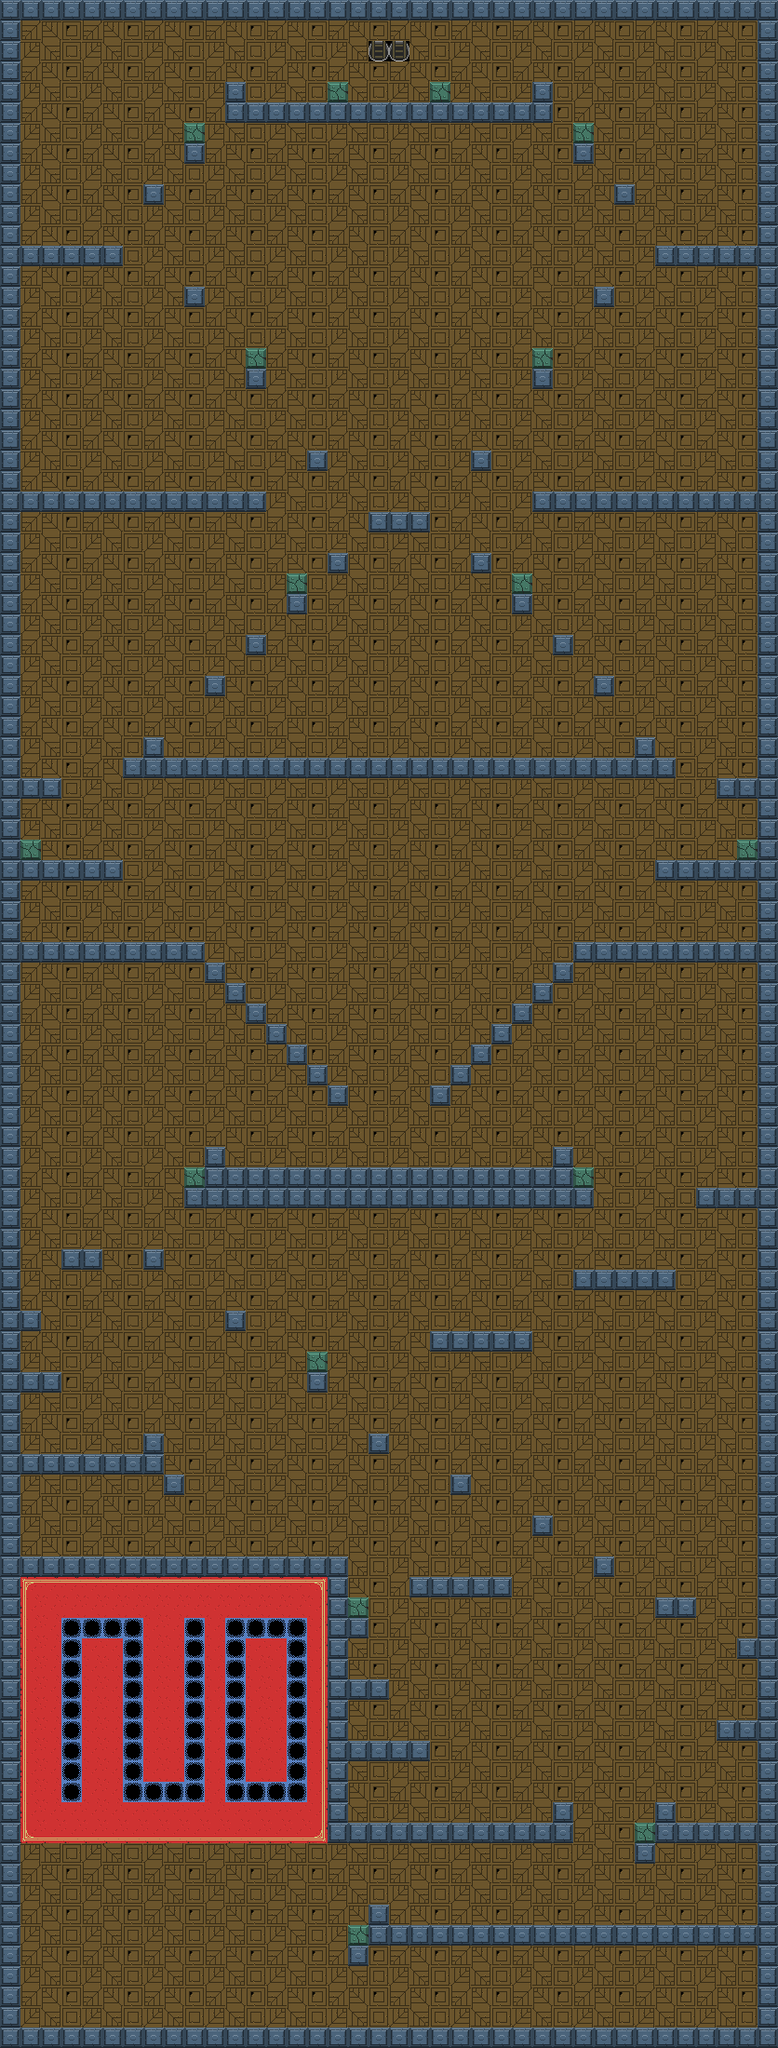

Rendered tile map (Tiled .tmx) drawn with the repository's tilesets; below, a short description and the map source with its tile grids summarised:
An orthogonal 38x100 tile map with 22x22 px tiles, 4 tile layers (background, decoration, ground, coins) and 129 objects.

<map version="1.0" orientation="orthogonal" renderorder="right-down" width="38" height="100" tilewidth="22" tileheight="22" nextobjectid="151">
 <tileset firstgid="1" name="687474703a2f2f692e696d6775722e636f6d2f6856694b67416e2e706e67" tilewidth="22" tileheight="22" spacing="2" margin="25" tilecount="2255" columns="55">
  <image source="687474703a2f2f692e696d6775722e636f6d2f6856694b67416e2e706e67.png" width="1366" height="1007" />
  <tile id="216">
   <animation>
    <frame tileid="216" duration="100" />
    <frame tileid="218" duration="100" />
   </animation>
  </tile>
  <tile id="218">
   <animation>
    <frame tileid="216" duration="100" />
    <frame tileid="218" duration="100" />
   </animation>
  </tile>
  <tile id="551">
   <animation>
    <frame tileid="216" duration="100" />
    <frame tileid="218" duration="100" />
   </animation>
  </tile>
 </tileset>
 <layer name="background" width="38" height="100">
  <data>[3800 cells, 3800 non-empty, 7 distinct tile ids]</data>
 </layer>
 <layer name="decoration" width="38" height="100">
  <data>[3800 cells, 195 non-empty, 10 distinct tile ids]</data>
 </layer>
 <layer name="ground" width="38" height="100">
  <data>[3800 cells, 579 non-empty, 1 distinct tile ids]</data>
 </layer>
 <objectgroup name="ground">
  <object id="1" x="0" y="2178" width="836" height="22" />
  <object id="2" x="814" y="0" width="22" height="2200" />
  <object id="5" x="0" y="0" width="22" height="2200" />
  <object id="6" x="0" y="0" width="836" height="22" />
  <object id="7" x="396" y="2046" width="22" height="44" />
  <object id="8" x="374" y="2090" width="22" height="22" />
  <object id="9" x="418" y="2068" width="396" height="22" />
  <object id="10" x="704" y="1936" width="22" height="44" />
  <object id="11" x="726" y="1958" width="88" height="22" />
  <object id="12" x="682" y="1980" width="22" height="22" />
  <object id="13" x="594" y="1936" width="22" height="44" />
  <object id="14" x="352" y="1694" width="22" height="286" />
  <object id="15" x="374" y="1958" width="220" height="22" />
  <object id="16" x="374" y="1870" width="88" height="22" />
  <object id="17" x="374" y="1804" width="44" height="22" />
  <object id="18" x="374" y="1738" width="22" height="22" />
  <object id="19" x="770" y="1848" width="44" height="22" />
  <object id="20" x="792" y="1760" width="22" height="22" />
  <object id="21" x="704" y="1716" width="44" height="22" />
  <object id="22" x="638" y="1672" width="22" height="22" />
  <object id="23" x="572" y="1628" width="22" height="22" />
  <object id="24" x="484" y="1584" width="22" height="22" />
  <object id="25" x="396" y="1540" width="22" height="22" />
  <object id="26" x="440" y="1694" width="110" height="22" />
  <object id="27" x="176" y="1584" width="22" height="22" />
  <object id="28" x="22" y="1562" width="132" height="22" />
  <object id="29" x="154" y="1540" width="22" height="44" />
  <object id="30" x="330" y="1474" width="22" height="22" />
  <object id="31" x="242" y="1408" width="22" height="22" />
  <object id="32" x="154" y="1342" width="22" height="22" />
  <object id="33" x="66" y="1342" width="44" height="22" />
  <object id="34" x="22" y="1408" width="22" height="22" />
  <object id="35" x="22" y="1474" width="44" height="22" />
  <object id="36" x="462" y="1430" width="110" height="22" />
  <object id="37" x="616" y="1364" width="110" height="22" />
  <object id="38" x="748" y="1276" width="66" height="22" />
  <object id="39" x="220" y="1254" width="396" height="44" />
  <object id="40" x="616" y="1276" width="22" height="22" />
  <object id="41" x="198" y="1276" width="22" height="22" />
  <object id="42" x="220" y="1232" width="22" height="22" />
  <object id="43" x="594" y="1232" width="22" height="22" />
  <object id="44" x="462" y="1166" width="22" height="22" />
  <object id="45" x="484" y="1144" width="22" height="22" />
  <object id="46" x="506" y="1122" width="22" height="22" />
  <object id="47" x="528" y="1100" width="22" height="22" />
  <object id="48" x="550" y="1078" width="22" height="22" />
  <object id="49" x="572" y="1056" width="22" height="22" />
  <object id="50" x="594" y="1034" width="22" height="22" />
  <object id="51" x="616" y="1012" width="198" height="22" />
  <object id="52" x="22" y="1012" width="198" height="22" />
  <object id="53" x="220" y="1034" width="22" height="22" />
  <object id="54" x="242" y="1056" width="22" height="22" />
  <object id="55" x="264" y="1078" width="22" height="22" />
  <object id="56" x="286" y="1100" width="22" height="22" />
  <object id="57" x="308" y="1122" width="22" height="22" />
  <object id="58" x="330" y="1144" width="22" height="22" />
  <object id="59" x="352" y="1166" width="22" height="22" />
  <object id="60" x="22" y="924" width="110" height="22" />
  <object id="61" x="704" y="924" width="110" height="22" />
  <object id="62" x="770" y="836" width="44" height="22" />
  <object id="63" x="22" y="836" width="44" height="22" />
  <object id="64" x="154" y="792" width="22" height="44" />
  <object id="65" x="176" y="814" width="506" height="22" />
  <object id="66" x="682" y="792" width="22" height="44" />
  <object id="67" x="704" y="814" width="22" height="22" />
  <object id="68" x="132" y="814" width="22" height="22" />
  <object id="69" x="220" y="726" width="22" height="22" />
  <object id="70" x="264" y="682" width="22" height="22" />
  <object id="71" x="308" y="638" width="22" height="22" />
  <object id="72" x="352" y="594" width="22" height="22" />
  <object id="73" x="506" y="594" width="22" height="22" />
  <object id="74" x="550" y="638" width="22" height="22" />
  <object id="75" x="594" y="682" width="22" height="22" />
  <object id="76" x="638" y="726" width="22" height="22" />
  <object id="77" x="396" y="550" width="66" height="22" />
  <object id="78" x="572" y="528" width="242" height="22" />
  <object id="79" x="22" y="528" width="264" height="22" />
  <object id="80" x="330" y="484" width="22" height="22" />
  <object id="81" x="506" y="484" width="22" height="22" />
  <object id="82" x="572" y="396" width="22" height="22" />
  <object id="84" x="264" y="396" width="22" height="22" />
  <object id="85" x="198" y="308" width="22" height="22" />
  <object id="86" x="638" y="308" width="22" height="22" />
  <object id="87" x="704" y="264" width="110" height="22" />
  <object id="88" x="22" y="264" width="110" height="22" />
  <object id="89" x="154" y="198" width="22" height="22" />
  <object id="90" x="198" y="154" width="22" height="22" />
  <object id="91" x="242" y="110" width="352" height="22" />
  <object id="93" x="616" y="154" width="22" height="22" />
  <object id="94" x="660" y="198" width="22" height="22" />
  <object id="122" x="22" y="1672" width="352" height="22" />
  <object id="124" x="242" y="88" width="22" height="22" />
  <object id="125" x="572" y="88" width="22" height="22" />
 </objectgroup>
 <layer name="coins" width="38" height="100">
  <data>[3800 cells, 16 non-empty, 1 distinct tile ids]</data>
 </layer>
 <objectgroup name="coins">
  <object id="95" x="374" y="2068" width="22" height="22" />
  <object id="96" x="682" y="1958" width="22" height="22" />
  <object id="97" x="374" y="1716" width="22" height="22" />
  <object id="98" x="330" y="1452" width="22" height="22" />
  <object id="99" x="198" y="1254" width="22" height="22" />
  <object id="100" x="616" y="1254" width="22" height="22" />
  <object id="101" x="792" y="902" width="22" height="22" />
  <object id="102" x="22" y="902" width="22" height="22" />
  </objectgroup>
 <objectgroup name="flintstone">
  <!-- 20 objects omitted --></objectgroup>
 <objectgroup name="badguy">
  <!-- 18 objects omitted --></objectgroup>
 <objectgroup name="parrot">
  <!-- 14 objects omitted --></objectgroup>
 <objectgroup name="jasmine">
  <!-- 1 objects omitted --></objectgroup>
</map>
<!-- 28 of 129 objects omitted -->
